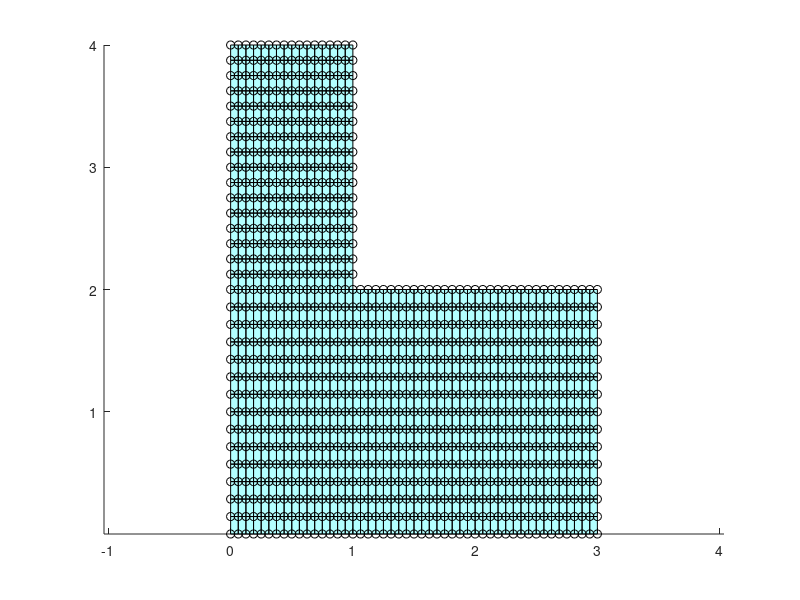

Write MATLAB code to recreate this figure. (Note: this script raises an error after producing the figure.)
#Ejercicio 2 - D
clc;
clear all;
model.nnodes=0;
#Armado de la malla
#Armado del rectangulo inferior                    % nodos por lado
xnode_inf_x = 0 : 3/48 : 3;
xnode_inf_y = 0 : 2/14 : 2;

[X,Y] = meshgrid(xnode_inf_x,xnode_inf_y);
X = X';
Y = Y';
xnode_inf = [X(:), Y(:)] ;       % vector nodal

% --- generar icone ---
nelem = (length(xnode_inf_x)-1)*(length(xnode_inf_y )-1);          % cantidad de cuadrados
icone_inf = zeros(nelem,4);
k = 1;
for j = 1:(length(xnode_inf_y )-1)               % filas (en y)
    for i = 1:(length(xnode_inf_x)-1)           % columnas (en x)
        n1 = (j-1)*length(xnode_inf_x) + i;     % nodo abajo-izq
        n2 = n1 + 1;          % nodo abajo-der
        n3 = n2 + length(xnode_inf_x);          % nodo arriba-der
        n4 = n1 + length(xnode_inf_x);          % nodo arriba-izq
        icone_inf (k,:) = [n1 n2 n3 n4];
        k = k + 1;
    end
end

#Armado del rectangulo superior                    % nodos por lado
xnode_sup_x = 0 : 1/16 : 1;
xnode_sup_y = 2 + (1:16)/8;
[X,Y] = meshgrid(xnode_sup_x,xnode_sup_y);
X = X';
Y = Y';
xnode_sup = [X(:), Y(:)] ;       % vector nodal

#Armado de la malla final
xnode=[xnode_inf;xnode_sup];
model.nnodes = size(xnode,1);

% --- generar icone ---
nelem = (length(xnode_sup_x)-1)*(length(xnode_sup_y)-1);          % cantidad de cuadrados
icone_sup = zeros(nelem,4);
k = 1;
for j = 1:(length(xnode_sup_y)-1)               % filas (en y)
    for i = 1:(length(xnode_sup_x)-1)           % columnas (en x)
        n1 = (j-1)*length(xnode_sup_x) + i;     % nodo abajo-izq
        n2 = n1 + 1;          % nodo abajo-der
        n3 = n2 + length(xnode_sup_x);          % nodo arriba-der
        n4 = n1 + length(xnode_sup_x);          % nodo arriba-izq
        icone_sup(k,:) = [n1 n2 n3 n4];
        k = k + 1;
    end
end

#Armado final de icone
icone_sup=icone_sup + size(xnode_inf,1); #corremos los indices
#Solo faltan los nodos que van entre ambas figuras :
nelem = (length(xnode_sup_x));         % cantidad de cuadrados
icone_mid = zeros(nelem-1,4);
k = 1;
for i = 1:(nelem-1)           % columnas (en x)
        n1 = (size(xnode_inf,1)-length(xnode_inf_x))+i;     % nodo abajo-izq
        n2 = n1 + 1;          % nodo abajo-der
        n3 = n2 + (length(xnode_inf_x));          % nodo arriba-der
        n4 = n1 + (length(xnode_inf_x));          % nodo arriba-izq
        icone_mid(k,:) = [n1 n2 n3 n4];
        k = k + 1;
end
icone=[icone_inf ;icone_mid; icone_sup];
#Grafiquita, para ver que andemos bien

figure; hold on; axis equal;
patch('Faces',icone,'Vertices',xnode,'FaceColor','cyan','FaceAlpha',0.3);
plot(xnode(:,1), xnode(:,2), 'ko');  # nodos

#Constantes del modelo :
model.k=1*ones(model.nnodes,1);
model.c=0*ones(model.nnodes,1);
model.PHI_n=zeros(model.nnodes,1);
for j = 1:model.nnodes
      model.G(j)= (0*xnode(j,1))+100;
endfor

#Condiciones de borde
DIR=[];
ROB=[];
NEU=[];
for i=1:(model.nnodes)
  #Bordes faciles
  if(xnode(i,2)==0)#Borde inferior
    ROB=[ROB;i 2 50 1];
  endif
  if(xnode(i,1)==0)#Borde IZQUIERDO
    DIR=[DIR;i 20];
  endif
  #Borde derecho corto
  if(xnode(i,1)==3)
    NEU=[NEU;i 0 2];
  endif
  #Borde derecho largo
  if(xnode(i,1)==1 && xnode(i,2)>2)
    NEU=[NEU;i 0 2];
  endif
  #Borde superior
  if(xnode(i,2)==6)
    DIR=[DIR;i 0];
  endif
endfor
#ITEM A) - ESTADO ESTACIONARIO
model.ts=-1; #Estado estacionario
model.rho=0;
model.cp=0;
model.maxit=100000;
model.tol=0.0001;

[PHI,Q]=fdm2d(xnode,icone,DIR,NEU,ROB,model);
fdm2d_graph_mesh(PHI,Q,xnode,icone,0,0);

#ITEM D) - ESTADO TRANSITORIO
#for j = 1:model.nnodes
#      model.G(j)= (0*xnode(j,1))+100;
#endfor

#model.ts=1; #BACKWARD EULER HASTA 2 SEG
#model.rho=1;
#model.cp=1;
#model.dt=0.05;
#model.maxit=1000;
#model.tol=1e-5;

#[PHI,Q]=fdm2d(xnode,icone,DIR,NEU,ROB,model); #Uso este PHI Y Q
#fdm2d_graph_mesh(PHI,Q,xnode,icone,0,0);
